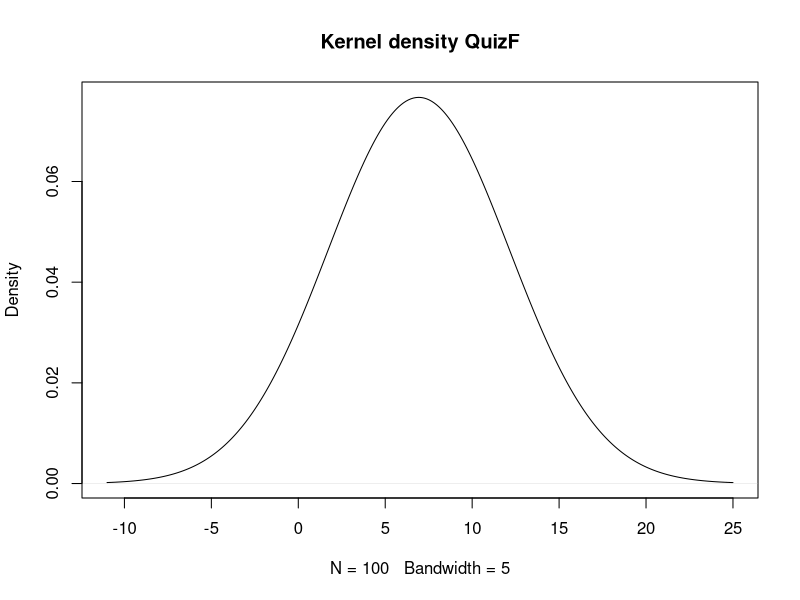
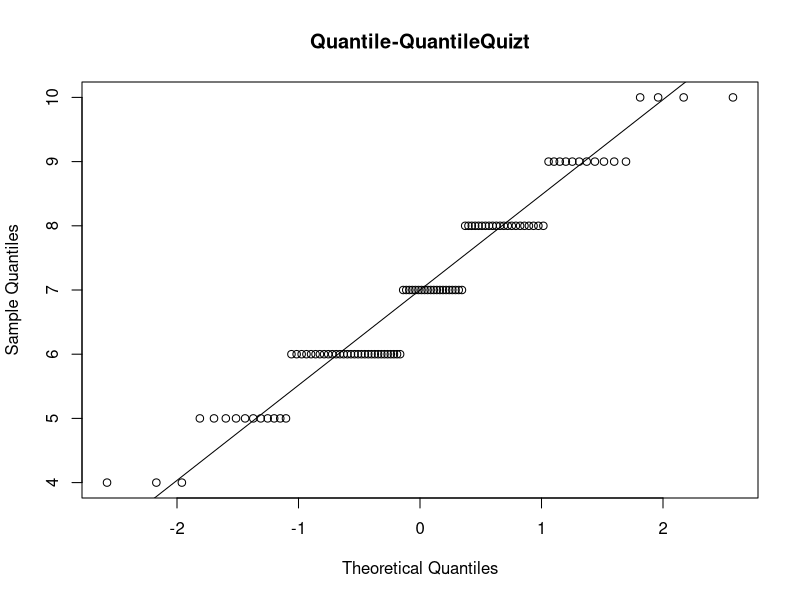

Generate these figures, in order, with R:
#Load the data 

example      = c(3,4,5,5,6,6,7,8,14,10,9,11,15,34,21,1,5,4,2,1)
quiz         = read.csv(file="quizscores.csv", header=TRUE,sep=",")
lions        = read.csv(file="lions.csv", header=TRUE,sep=",")


#####################################
#  Visualize the distributions      #
#####################################

#par(mfrow=c(1,2))
plot(density(quiz$Scores,bw=5),main = "Kernel density QuizF")
qqnorm(quiz$Scores,main="Quantile-QuantileQuizt")
qqline(quiz$Scores)

#plot(density(lions$Weight,bw=5),main = "Kernel density LION")
#qqnorm(lions$Weight,main="Quantile-Quantile LION")
#qqline(lions$Weight)
